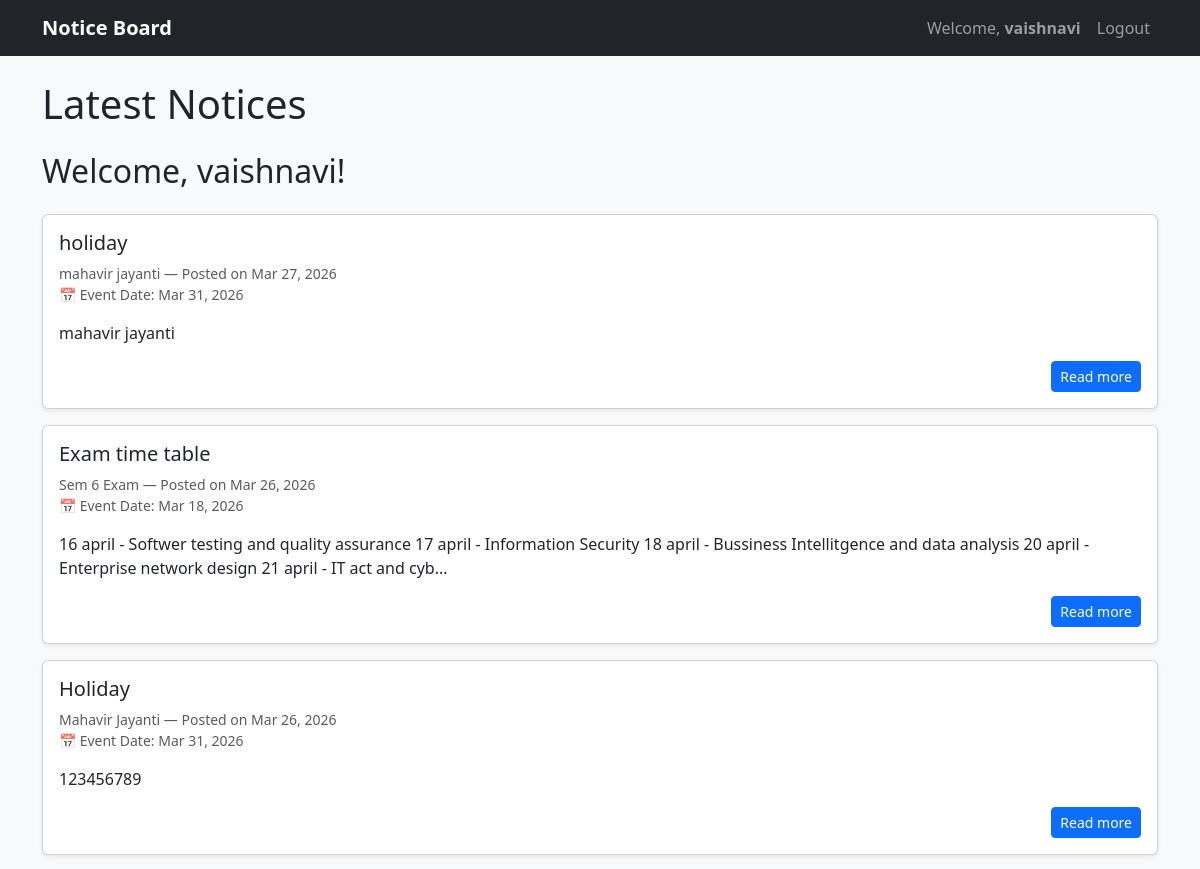
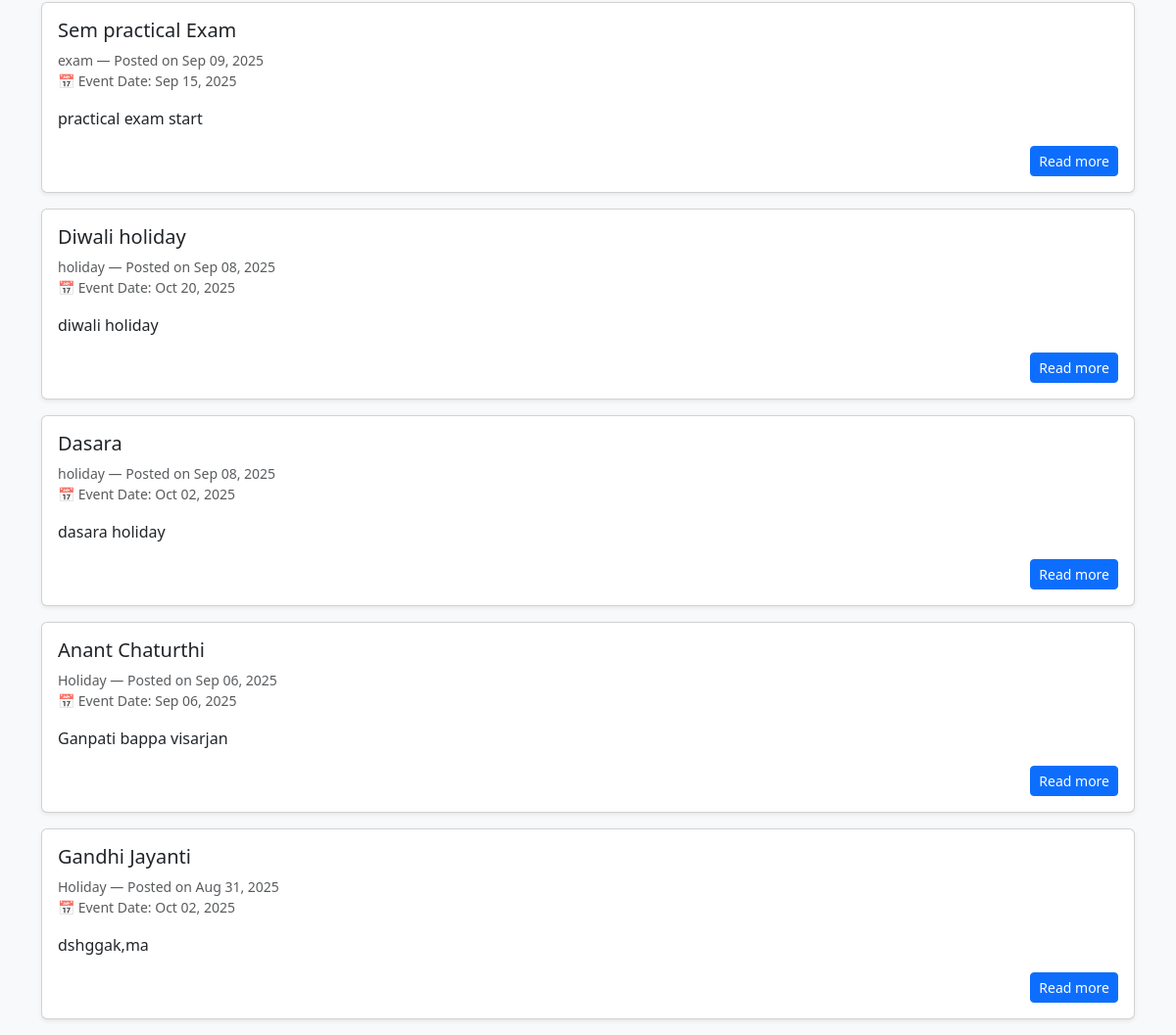
Screenshot of /home (signed in) with the database file from the repository (2 pictures, top to bottom).
### tables this page shows
CREATE TABLE notices (
            id INTEGER PRIMARY KEY AUTOINCREMENT,
            title TEXT NOT NULL,
            content TEXT NOT NULL,
            notice_date TEXT,
            category TEXT,
            created_at TIMESTAMP DEFAULT CURRENT_TIMESTAMP
        );

### app.py (the view)
@app.route('/home')
def home():
    if 'username' not in session:
        return redirect(url_for('login'))
    conn = get_db()
    cur = conn.execute("SELECT * FROM notices ORDER BY created_at DESC")
    notices = cur.fetchall()
    conn.close()
    return render_template("index.html", username=session['username'], notices=notices)

### app.py (called while the page is built)
def get_db():
    conn = sqlite3.connect(DB_PATH)
    conn.row_factory = sqlite3.Row
    return conn

@app.template_filter('datetimeformat')
def datetimeformat(value, format='%b %d, %Y'):
    from datetime import datetime
    if isinstance(value, str):
        value = datetime.fromisoformat(value)
    return value.strftime(format)

### templates/index.html (shortened to what this page needs)
{% extends "base.html" %}
{% block content %}
<h1 class="mb-4">Latest Notices</h1>
{% if username %}
  <h2 class="mb-4"> Welcome, {{ username }}!</h2>
{% endif %}
{% for n in notices %}
<div class="card shadow-sm mb-3">
  <div class="card-body">
    <h5 class="card-title">{{ n['title'] }}</h5>
    <p class="card-text text-muted small">
  {{ n['category'] or 'General' }} — Posted on {{ n['created_at']|datetimeformat }}
  <br>
  📅 Event Date: {{ n['notice_date']|datetimeformat if n['notice_date'] else 'Not specified' }}
</p>
    <p class="card-text">{{ n['content'][:200] if n['content'] else '' }}{% if n['content']|length > 200 %}...{% endif %}</p>
    <a href="{{ url_for('notice', id=n['id']) }}" class="btn btn-sm btn-primary float-end">Read more</a>
  </div>
</div>
{% else %}
<p>No notices yet.</p>
{% endfor %}
{% endblock %}

### templates/base.html (shortened to what this page needs)
<!DOCTYPE html>
<html lang="en">
<head>
    <link href="https://cdn.jsdelivr.net/npm/bootstrap@5.3.3/dist/css/bootstrap.min.css" rel="stylesheet">
</head>
<body class="bg-light">
    <nav class="navbar navbar-expand-lg navbar-dark bg-dark">
        <div class="container">
            <a class="navbar-brand fw-bold" href="{{ url_for('index') }}">Notice Board</a>
            <div class="collapse navbar-collapse" id="navbarNav">
                <ul class="navbar-nav ms-auto">
                    {% if 'username' in session %}
    <li class="nav-item">
        <span class="nav-link">Welcome, <strong>{{ session['username'] }}</strong></span>
    </li>
    <li class="nav-item">
        <a class="nav-link" href="{{ url_for('logout') }}">Logout</a>
    </li>
{% endif %}
                </ul>
            </div>
        </div>
    </nav>
    <div class="container mt-4">
        {% block content %}{% endblock %}
    </div>
</body>
</html>

### rows the page displays
notices: title "holiday", category "mahavir jayanti", created_at "Mar 27, 2026", notice_date "Mar 31, 2026", content "mahavir jayanti"
notices: title "Exam time table", category "Sem 6 Exam", created_at "Mar 26, 2026", notice_date "Mar 18, 2026", content "16 april - Softwer testing and quality assurance 17 april - Information Security 18 april - Bussiness Intellitgence and data analysis 20 april - Enterprise network design 21 april - IT act and cyb"
notices: title "Holiday", category "Mahavir Jayanti", created_at "Mar 26, 2026", notice_date "Mar 31, 2026", content "123456789"
notices: title "Sem practical Exam", category "exam", created_at "Sep 09, 2025", notice_date "Sep 15, 2025", content "practical exam start"
notices: title "Diwali holiday", category "holiday", created_at "Sep 08, 2025", notice_date "Oct 20, 2025", content "diwali holiday"
notices: title "Dasara", category "holiday", created_at "Sep 08, 2025", notice_date "Oct 02, 2025", content "dasara holiday"
notices: title "Anant Chaturthi", category "Holiday", created_at "Sep 06, 2025", notice_date "Sep 06, 2025", content "Ganpati bappa visarjan"
notices: title "Gandhi Jayanti", category "Holiday", created_at "Aug 31, 2025", notice_date "Oct 02, 2025", content "dshggak,ma"

### other values shown
{{ session['username'] }} "vaishnavi"
{{ username }} "vaishnavi"
